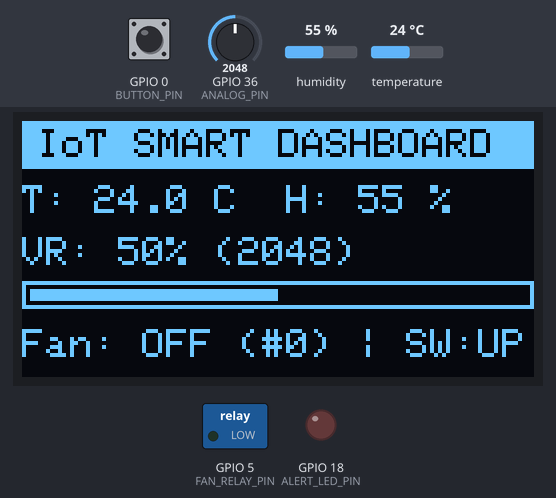
The program below on a simulated ESP32. Parts: 128×64 one-colour display, switched loads named in the program (green lamp = pin HIGH), output pins drawn as LEDs (lit = HIGH). Inputs (shaded band) come from the test bench; at power-on: GPIO 0 (BUTTON_PIN) HIGH, humidity 55 %, GPIO 36 (ANALOG_PIN) = 2048, temperature 24 °C (analog values on the 0–4095 scale). What the program prints to the serial monitor is not drawn.

Above: at 2.9 s.
3.0 s: GPIO 0 (BUTTON_PIN) pulled LOW for 0.15 s
At 4.4 s:
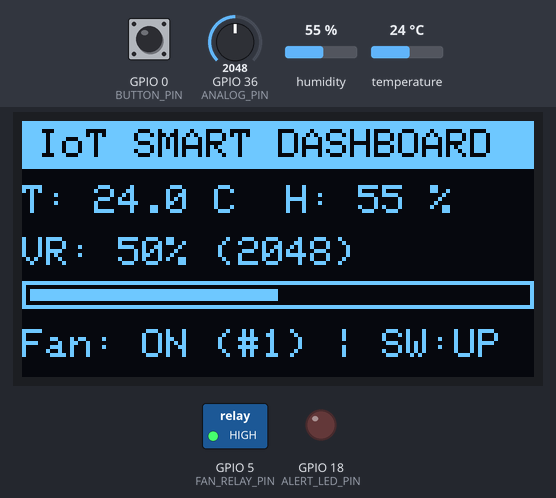
4.7 s: humidity set to 22 %
At 7.4 s:
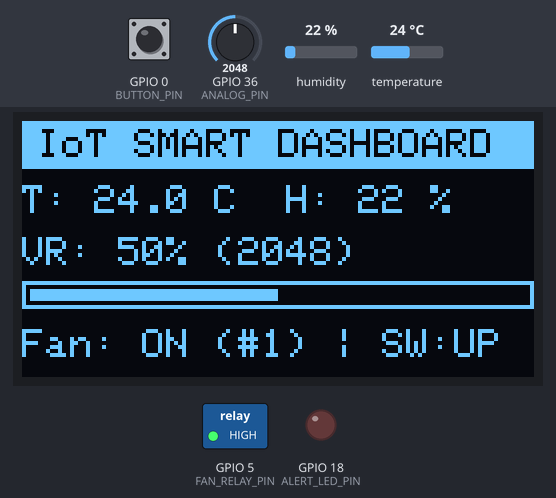
8.3 s: GPIO 0 (BUTTON_PIN) pulled LOW for 1 s
At 10.7 s:
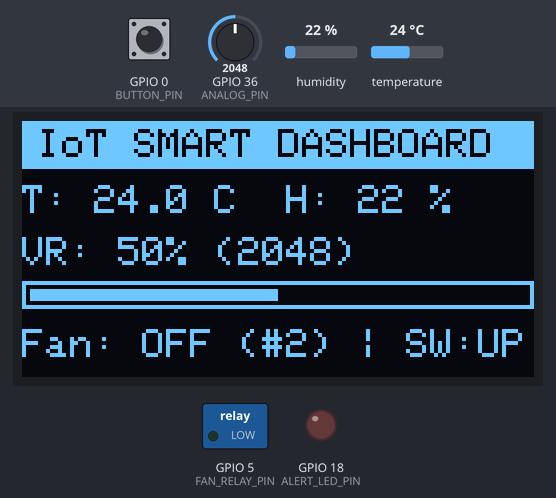
11.2 s: GPIO 36 (ANALOG_PIN) set to 2866
At 11.8 s:
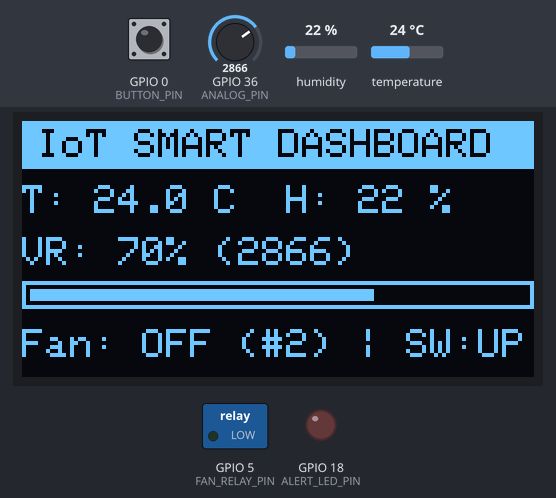
12.7 s: temperature set to 12 °C
At 15.5 s:
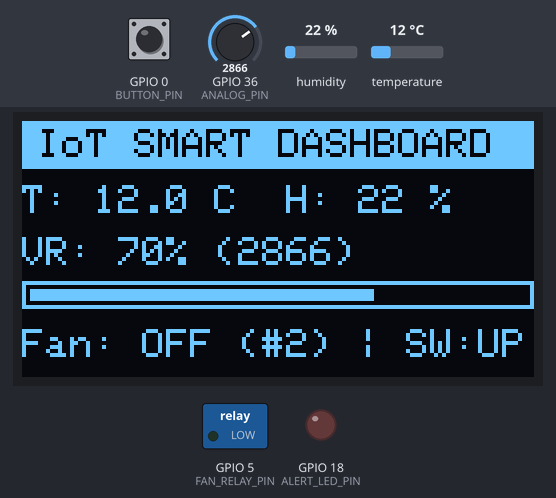
15.8 s: GPIO 36 (ANALOG_PIN) set to 3603
At 16.8 s:
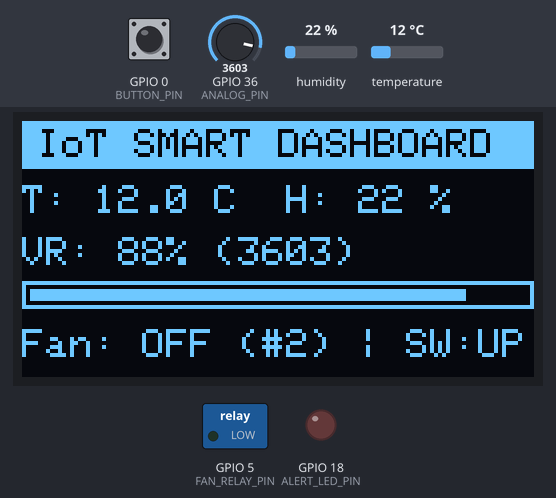
Timing chart, 0 to 18.7 s (numbered marks = the images above; inputs shaded):
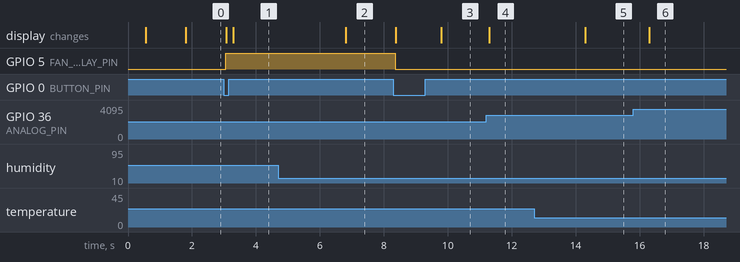

Measured:
- after the input at 3.0 s, GPIO 5 (FAN_RELAY_PIN): LOW → HIGH after 0.05 s; the display: first changes after 0.08 s (image 1 shows a later state)
- after the input at 4.7 s, the display: changes after 2.1 s (image 2)
- after the input at 8.3 s, GPIO 5 (FAN_RELAY_PIN): HIGH → LOW after 0.05 s; the display: first changes after 0.08 s (image 3 shows a later state)
- after the input at 11.2 s, the display: changes after 0.10 s (image 4)
- after the input at 12.7 s, the display: changes after 1.6 s (image 5)
- after the input at 15.8 s, the display: changes after 0.50 s (image 6)

The program:

main.cpp
```cpp
/**
 * Lab 2: OLED SSD1306 Display & Multi-Sensor Dashboard (Complete Solution)
 *
 * Features:
 *  - Interfacing SSD1306 0.96" OLED via I2C (128x64 Pixels, Address 0x3C).
 *  - Configurable DHT Sensor Selection (DHT11 / DHT22).
 *  - Non-blocking Sensor Read & OLED Screen Refresh via millis().
 *  - Potentiometer ADC reading with floating-point math & graphical Gauge Bar.
 *  - Switch Button Input with Software Debounce & State Toggle.
 *  - Output Relay & Alert LED control.
 *  - Multi-Sensor Dashboard Layout with Fail-Safe NaN detection.
 */

#include <Arduino.h>
#include <Wire.h>
#include <Adafruit_GFX.h>
#include <Adafruit_SSD1306.h>
#include <DHT.h>

// ================================================================
// ⚙️ 1. เลือกชนิดเซ็นเซอร์ DHT ที่ใช้งาน (DHT11 / DHT22 Selection)
// ================================================================
#define USE_DHT22    // [เลือกใช้ DHT22] สำหรับ Wokwi Simulation หรือโมดูลสีขาว AM2302
// #define USE_DHT11 // [เลือกใช้ DHT11] สำหรับชุดทดลองบอร์ดจริงที่มีโมดูลสีฟ้า

#if defined(USE_DHT22)
  #define DHTTYPE      DHT22
  #define SENSOR_NAME  "DHT22"
#elif defined(USE_DHT11)
  #define DHTTYPE      DHT11
  #define SENSOR_NAME  "DHT11"
#else
  #define DHTTYPE      DHT22
  #define SENSOR_NAME  "DHT22"
#endif

// ================================================================
// 📟 2. กำหนดค่าหน้าจอ OLED SSD1306 (I2C)
// ================================================================
#define SCREEN_WIDTH  128
#define SCREEN_HEIGHT 64
#define OLED_RESET    -1
#define SCREEN_ADDRESS 0x3C
Adafruit_SSD1306 display(SCREEN_WIDTH, SCREEN_HEIGHT, &Wire, OLED_RESET);

// ================================================================
// 🔌 3. การกำหนดขาพินฮาร์ดแวร์ตามชนิดบอร์ด (Pin Definitions)
// ================================================================
#if defined(ESP8266)
#define BOARD_NAME      "ESP8266 (AX-WiFi / NodeMCU)"
#define I2C_SDA_PIN     4            // D2 / GPIO 4 สำหรับ AX-WiFi
#define I2C_SCL_PIN     5            // D1 / GPIO 5 สำหรับ AX-WiFi
#define DHTPIN          0            // D3 / GPIO 0 สำหรับ AX-WiFi
#define ANALOG_PIN      A0           // A0 (ตัวต้านทานปรับค่าได้ VR สำหรับ AX-WiFi)
#define BUTTON_PIN      0            // D3 / GPIO 0 (ปุ่ม FLASH บนบอร์ด)
#define FAN_RELAY_PIN   14           // D5 / GPIO 14 สำหรับ AX-WiFi
#define ALERT_LED_PIN   2            // Onboard LED (GPIO 2 / D4)
#define ADC_RESOLUTION  1023.0f
#elif defined(ESP32)
#define BOARD_NAME      "ESP32 (IPST-WiFi / DevKit)"
#define I2C_SDA_PIN     21           // GPIO 21 สำหรับ IPST-WiFi
#define I2C_SCL_PIN     22           // GPIO 22 สำหรับ IPST-WiFi
#define DHTPIN          33           // พอร์ต 33 สำหรับ IPST-WiFi
#define ANALOG_PIN      36           // GPIO 36 / KNOB-S สำหรับ IPST-WiFi
#define BUTTON_PIN      0            // GPIO 0 (ปุ่ม SW1 บนบอร์ด)
#define FAN_RELAY_PIN   5            // พอร์ต 5 สำหรับ IPST-WiFi
#define ALERT_LED_PIN   18           // Onboard LED (GPIO 18)
#define ADC_RESOLUTION  4095.0f
#endif

#define RELAY_ON        HIGH
#define RELAY_OFF       LOW

DHT dht(DHTPIN, DHTTYPE);

// ตัวแปรข้อมูลเซ็นเซอร์และสถานะ
float temperature = 0.0f;
float humidity = 0.0f;
int rawAnalog = 0;
float analogPercent = 0.0f;
bool sensorError = false;

// Button Debounce & State Variables
bool lastButtonState = HIGH;
bool currentButtonState = HIGH;
unsigned long lastDebounceTime = 0;
const unsigned long DEBOUNCE_DELAY = 50;
bool fanState = false;
int toggleCount = 0;

// OLED Non-blocking Timer
unsigned long lastDisplayTime = 0;
const unsigned long DISPLAY_INTERVAL = 500; // รีเฟรชจอทุก 500ms

void updateOLED() {
  display.clearDisplay();

  // 1. วาดแถบ Header ด้านบน (Inverted Bar)
  display.fillRect(0, 0, 128, 12, SSD1306_WHITE);
  display.setTextColor(SSD1306_BLACK, SSD1306_WHITE);
  display.setTextSize(1);
  display.setCursor(4, 2);
  display.print("IoT SMART DASHBOARD");

  display.setTextColor(SSD1306_WHITE);

  // 2. แสดงค่าอุณหภูมิและความชื้น
  display.setCursor(0, 16);
  if (!sensorError) {
    display.printf("T: %.1f C  H: %.0f %%", temperature, humidity);
  } else {
    display.print("DHT: SENSOR ERROR!");
  }

  // 3. แสดงค่าแอนะล็อกและหลอดเกจกราฟิก (Progress Bar)
  display.setCursor(0, 29);
  display.printf("VR: %.0f%% (%d)", analogPercent, rawAnalog);

  // วาดกรอบเกจ (X=0, Y=40, W=128, H=7)
  display.drawRect(0, 40, 128, 7, SSD1306_WHITE);
  int barWidth = (int)((analogPercent / 100.0f) * 124.0f);
  if (barWidth > 124) barWidth = 124;
  if (barWidth > 0) {
    display.fillRect(2, 42, barWidth, 3, SSD1306_WHITE);
  }

  // 4. แสดงสถานะรีเลย์และจำนวนครั้งที่กดสวิตช์
  display.setCursor(0, 52);
  display.printf("Fan: %s (#%d) | SW:%s",
                 fanState ? "ON" : "OFF",
                 toggleCount,
                 currentButtonState == LOW ? "DN" : "UP");

  display.display();
}

void setup() {
  Serial.begin(115200);
  delay(500);

  // 1. ตั้งค่าขาพิน
  pinMode(BUTTON_PIN, INPUT_PULLUP);
  pinMode(FAN_RELAY_PIN, OUTPUT);
  pinMode(ALERT_LED_PIN, OUTPUT);
  pinMode(ANALOG_PIN, INPUT);

  digitalWrite(FAN_RELAY_PIN, RELAY_OFF);
  digitalWrite(ALERT_LED_PIN, LOW);

  #if defined(ESP32)
  analogSetAttenuation(ADC_11db);
  analogReadResolution(12);
  #endif

  dht.begin();

  // 2. เริ่มต้นบัส I2C และจอ OLED
  #if defined(ESP8266)
  Wire.begin(I2C_SDA_PIN, I2C_SCL_PIN);
  #else
  Wire.begin(I2C_SDA_PIN, I2C_SCL_PIN);
  #endif

  if (!display.begin(SSD1306_SWITCHCAPVCC, SCREEN_ADDRESS)) {
    Serial.println(F("[ERROR] ไม่พบจอ OLED SSD1306 หรือจัดสรรหน่วยความจำล้มเหลว!"));
    for (;;);
  }

  // แสดงหน้าจอต้อนรับ (Splash Screen)
  display.clearDisplay();
  display.setTextColor(SSD1306_WHITE);
  display.setTextSize(1);
  display.setCursor(18, 15);
  display.print("LAB 2: OLED I2C");
  display.setCursor(10, 30);
  display.print("System Initialized");
  display.drawRect(0, 0, 128, 64, SSD1306_WHITE);
  display.display();
  delay(1200);

  Serial.println("=================================================");
  Serial.println(" Lab 2: OLED Display & Multi-Sensor Initialized");
  Serial.printf(" Board : %s\n", BOARD_NAME);
  Serial.printf(" OLED  : SSD1306 (128x64) I2C Address 0x%02X\n", SCREEN_ADDRESS);
  Serial.printf(" Sensor: %s (Pin %d)\n", SENSOR_NAME, DHTPIN);
  Serial.println("=================================================");
}

void loop() {
  unsigned long now = millis();

  // 1. จัดการอินพุตสวิตช์ปุ่มกด (Debounce & State Toggle)
  int reading = digitalRead(BUTTON_PIN);
  if (reading != lastButtonState) {
    lastDebounceTime = now;
  }

  if ((now - lastDebounceTime) > DEBOUNCE_DELAY) {
    if (reading != currentButtonState) {
      currentButtonState = reading;
      if (currentButtonState == LOW) {
        fanState = !fanState;
        digitalWrite(FAN_RELAY_PIN, fanState ? RELAY_ON : RELAY_OFF);
        toggleCount++;
        Serial.printf(">> [BUTTON CLICK] Toggle #%d | Fan: %s\n",
                      toggleCount, fanState ? "ON" : "OFF");
        updateOLED(); // อัพเดทหน้าจอทันทีเมื่อมีการกดปุ่ม
      }
    }
  }
  lastButtonState = reading;

  // 2. รอบการอ่านเซ็นเซอร์และรีเฟรชหน้าจอ OLED (Non-blocking Timer)
  if (now - lastDisplayTime >= DISPLAY_INTERVAL) {
    lastDisplayTime = now;

    // อ่านค่าเซ็นเซอร์
    float t = dht.readTemperature();
    float h = dht.readHumidity();
    rawAnalog = analogRead(ANALOG_PIN);

    if (isnan(t) || isnan(h)) {
      sensorError = true;
      digitalWrite(ALERT_LED_PIN, HIGH);
    } else {
      sensorError = false;
      temperature = t;
      humidity = h;
      digitalWrite(ALERT_LED_PIN, LOW);
    }

    analogPercent = ((float)rawAnalog / ADC_RESOLUTION) * 100.0f;

    // รีเฟรชหน้าจอ OLED
    updateOLED();
  }
}
```
